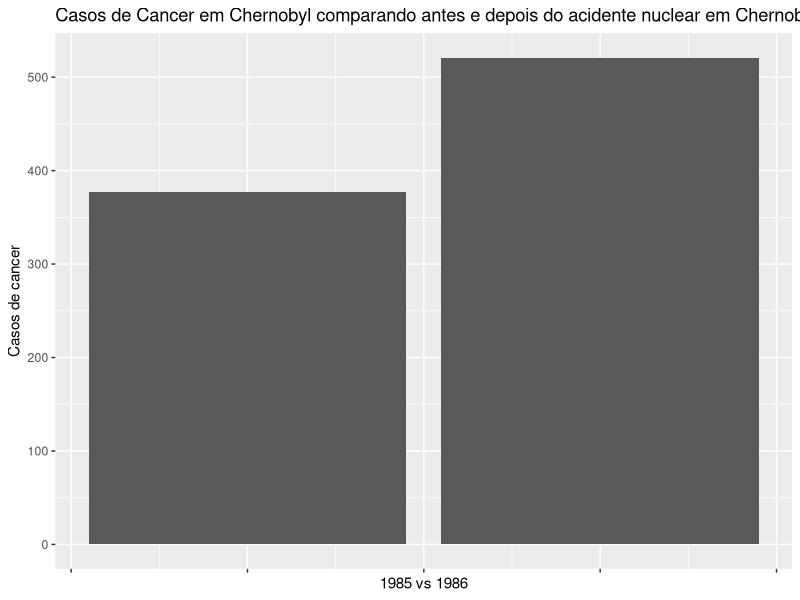
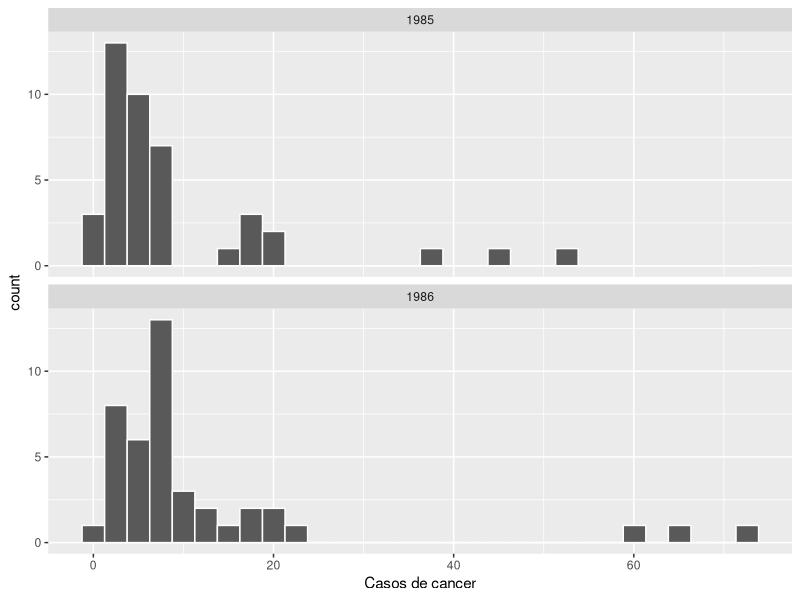
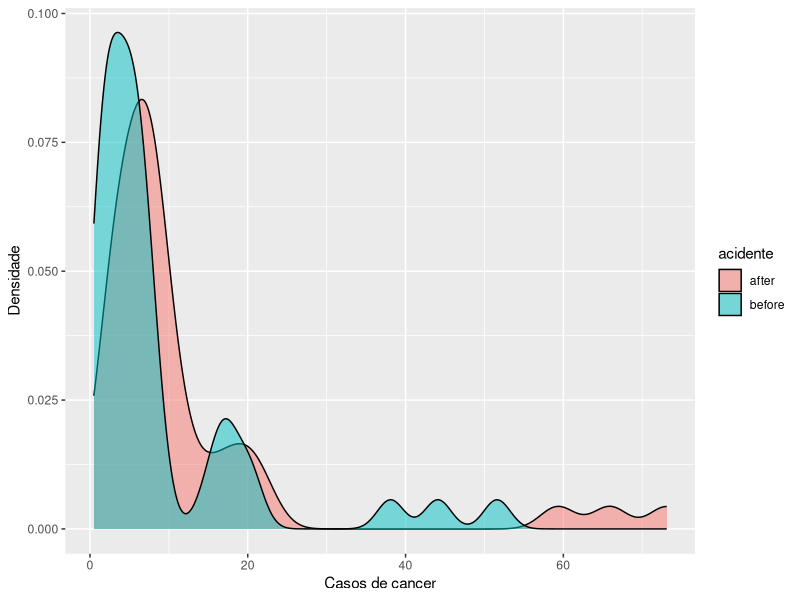
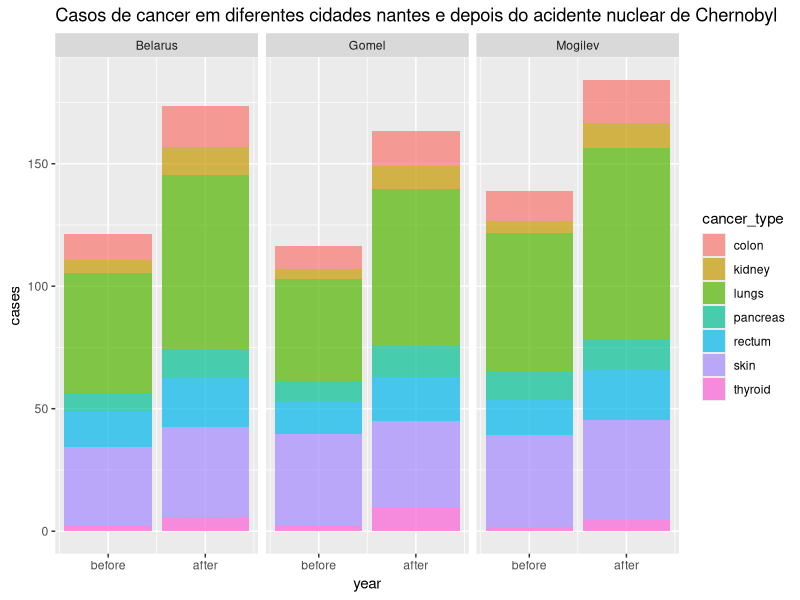
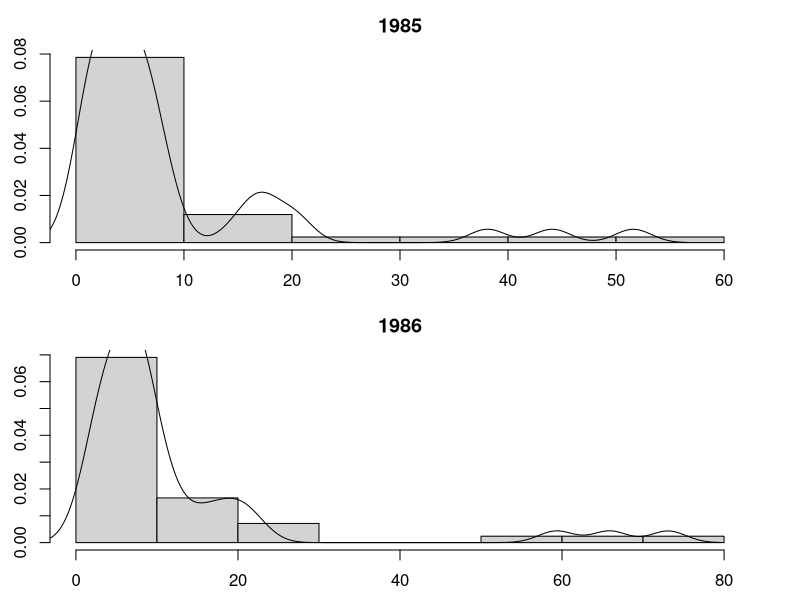
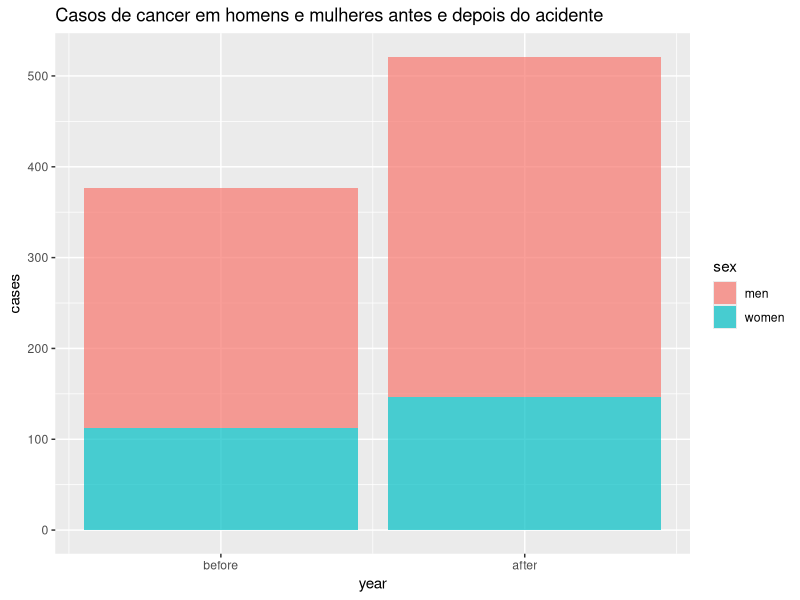

The R script that drew these images, in order:
## ---- chunk 1

  if(!require(magrittr)) install.packages("magrittr") 
  library(magrittr) 
  
  if(!require(dplyr)) install.packages("dplyr") 
  library(dplyr) 
  
  if(!require(ggplot2)) install.packages("ggplot2") 
  library(ggplot2) 
  
  if(!require(readr)) install.packages("readr") 
  library(readr)
  
  dados <- read_csv("cancer_before_and_after_Chernobyl_Belarus.csv")
  
  ## Dados antes do acidente
  before = subset(dados, dados$year == 1985)
  
  ## Dados depois do acidente
  after = subset(dados, dados$year == 1986)
  
  total_rate_before = sum(before$cases) 
  total_rate_after = sum(after$cases)
  
  total_rate <- c(total_rate_before, total_rate_after) 
  
  years <- c(1985,1986)
  
  df_total <- data.frame(years, total_rate)
## ---- chunk 2
  df_total %>% ggplot() + geom_col(aes(x=years, y=total_rate)) + ggtitle("Casos de Cancer em Chernobyl comparando antes e depois do acidente nuclear em Chernobyl no ano 1986") + ylab("Casos de cancer") + expand_limits(y=0) + xlab("1985 vs 1986") + theme(axis.text.x=element_blank())

  perc_higher <- (total_rate_after - total_rate_before)/total_rate_before * 100

## ---- chunk 3
  ggplot(data = dados, mapping = aes(x = cases)) +
geom_histogram(color = "white") + facet_wrap(~ year, ncol = 1) +
labs(x="Casos de cancer")

dados1 <- transform( dados, acidente= ifelse(year==1985, "before", "after"))

dados1 %>% ggplot(aes(x = cases)) + geom_density(aes(fill = acidente),
alpha = 0.5 ) + labs(x="Casos de cancer", y="Densidade")

## Gráfico dos casos de cancer nas três cidades, antes e depois do acidente
dados %>% ggplot() + geom_col(aes(year,cases, fill=cancer_type), alpha=0.7) + facet_grid(.~location) + scale_x_continuous(breaks = c(1985, 1986), labels = c("before", "after")) + ggtitle("Casos de cancer em diferentes cidades nantes e depois do acidente nuclear de Chernobyl")

df_total

x1 <- dados1$cases[dados1$acidente == "before"]
x2 <- dados1$cases[dados1$acidente == "after"]

par(mfrow = c(2,1), mar = rep(2.5, 4))

hist(x1, prob=TRUE, main = "1985") 
lines(density(x1))

hist(x2, prob=TRUE, main = "1986", xlab = "Casos de cancer")
lines(density(x2))

## ---- chunk 4
  
  antes <- before$cases
  depois <- after$cases
  
  #test t
  
  t.test(antes, depois)
## ---- chunk 5

  test_mann_whitney <- wilcox.test(cases ~ year, data=dados)
  test_mann_whitney

## ---- chunk 6
  ## Casos de cancer em homens e mulheres, antes e depois do acidente
dados %>% ggplot() + geom_col(aes(year, cases, fill=sex), alpha=0.7) + scale_x_continuous(breaks = c(1985, 1986), labels = c("before", "after"))  + ggtitle("Casos de cancer em homens e mulheres antes e depois do acidente")


## Dados de homens antes e depois do acidente
before = subset(dados, dados$year == 1985)
after = subset(dados, dados$year == 1986)

## Homens antes
before_men = subset(before, sex == 'men')
total_rate_before_men = sum(before_men$cases)

## Homens depois
after_men = subset(after, sex == 'men')
total_rate_after_men = sum(after_men$cases)

## Mulheres antes
before_women = subset(before, sex == 'women')
total_rate_before_women = sum(before_women$cases)

## Mulheres depois
after_women = subset(after, sex == 'women')
total_rate_after_women = sum(after_women$cases)


## Porcentagem de aumento de casos em homens e mulheres
total_rate_men <- c(total_rate_before_men, total_rate_after_men)
total_rate_women <- c(total_rate_before_women, total_rate_after_women)

perc_higher_men <- (total_rate_after_men - total_rate_before_men)/total_rate_before_men * 100
perc_higher_men

perc_higher_women <- (total_rate_after_women - total_rate_before_women)/total_rate_before_women * 100
perc_higher_women

